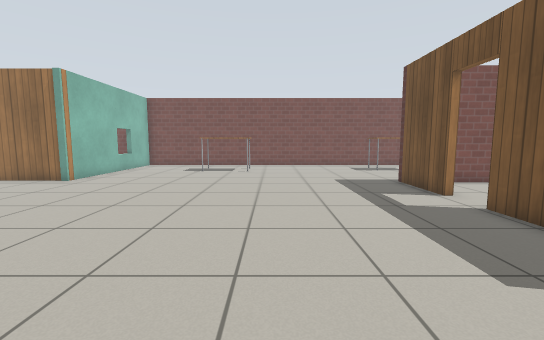
View 1 (above)

18 first-person views from a walk through a Gazebo world. The camera is 0.9 m above the floor, tilts 6° down and sees 90° across. The floor is counted in squares, 0.5 m on a side. Each view is taken from the middle of a square. On the plan, view 1 faces up. The plan holds only what a view shows up to about 15 squares ahead; the rest is blank. Robots are left out. Gazebo's built-in surfaces are drawn with simple patterns.

View 2
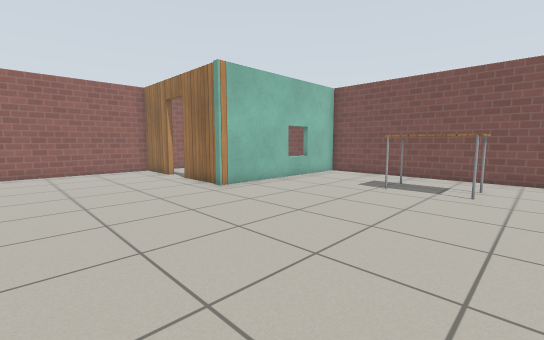

View 3
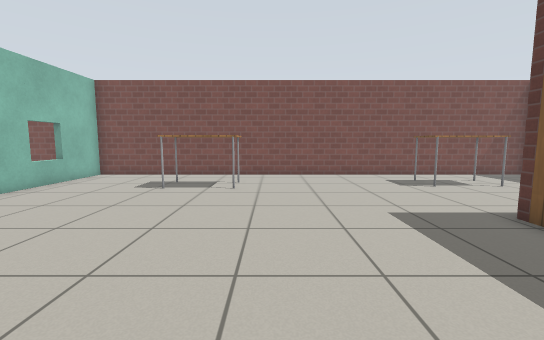

View 4
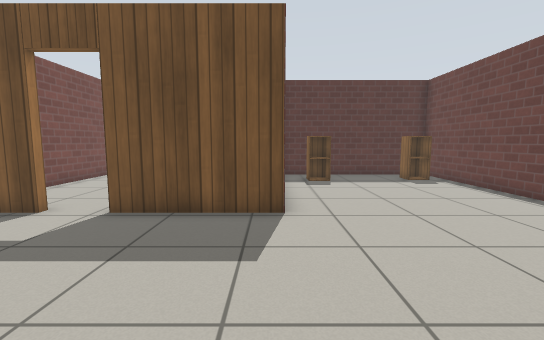

View 5
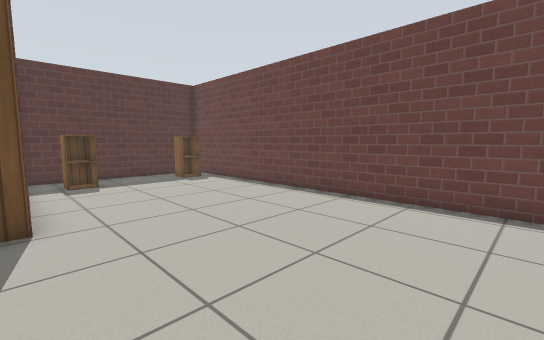

View 6
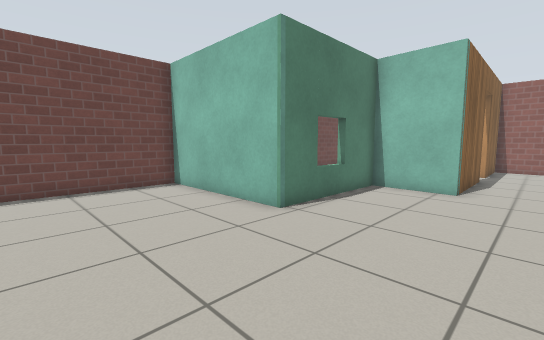

View 7
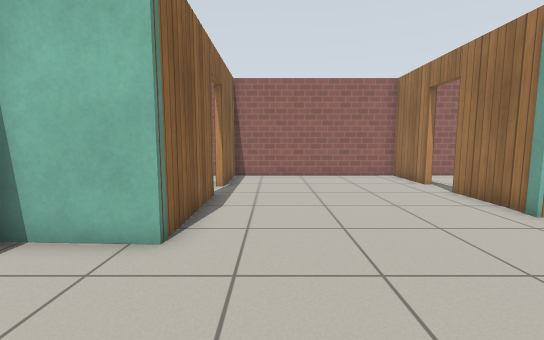

View 8
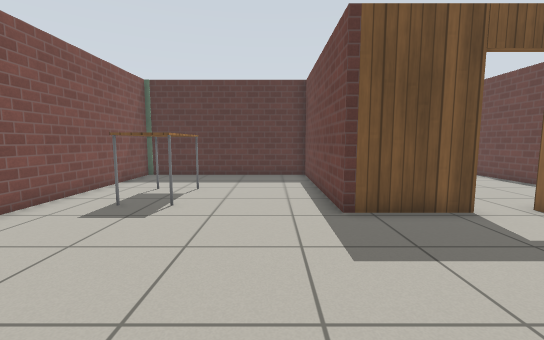

View 9
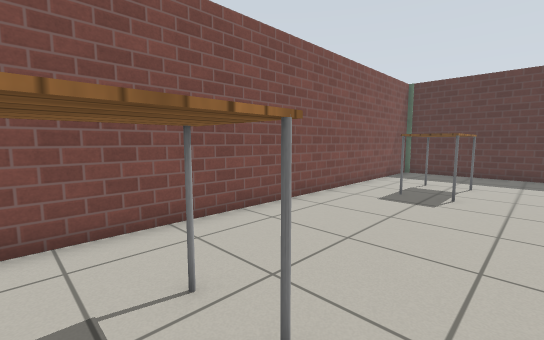

View 10
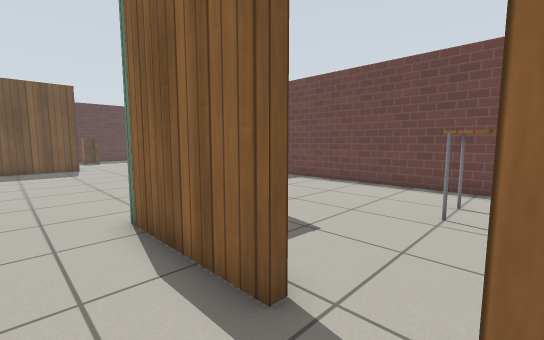

View 11
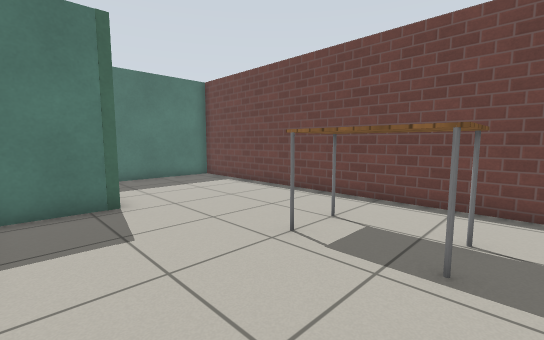

View 12
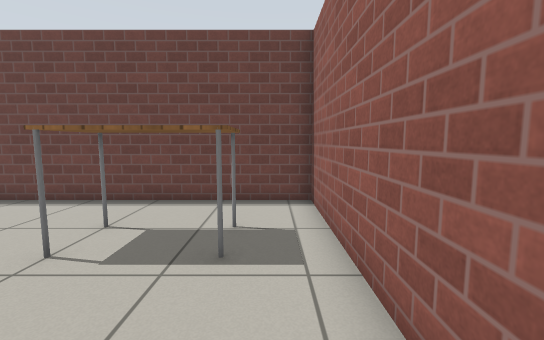

View 13
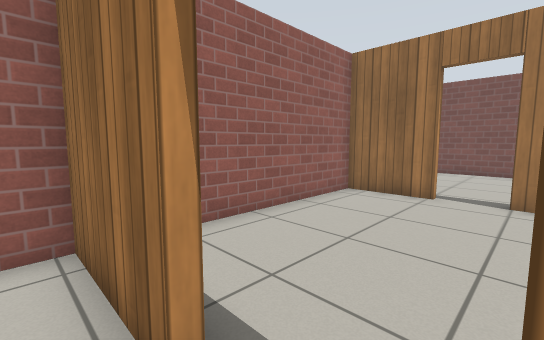

View 14
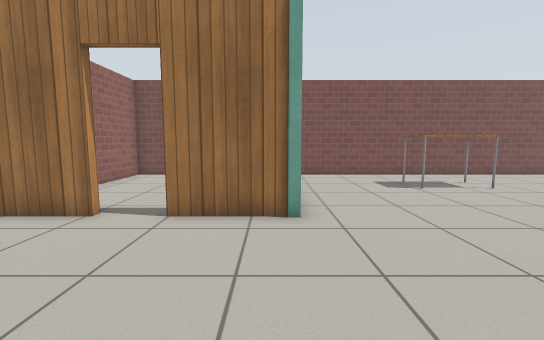

View 15
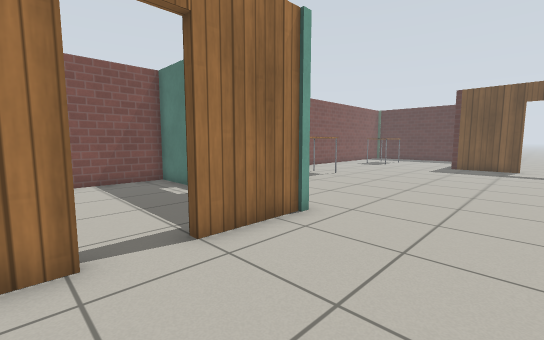

View 16
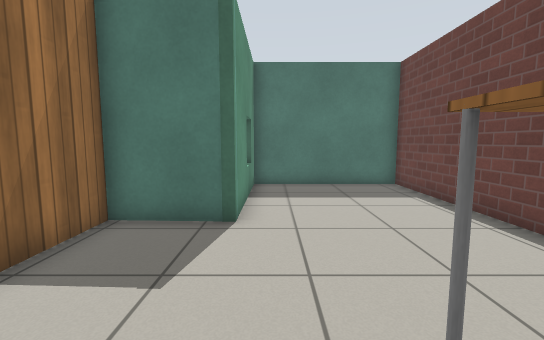

View 17
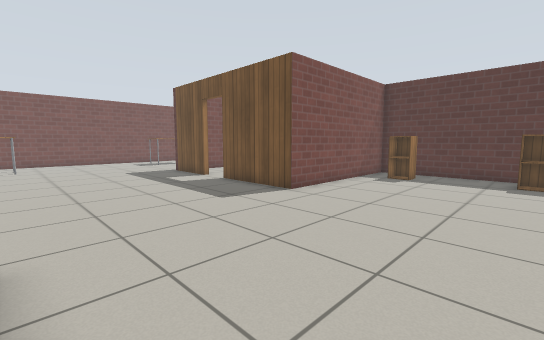

View 18
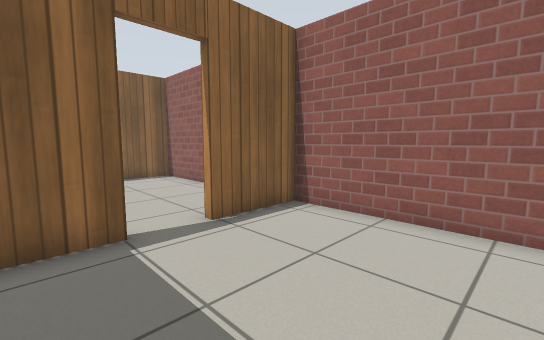

### Floor plan
Ten units are one square. View 1 is at (0, 0); x grows to the right and y downward. Boxes are objects, and circles mark ways between rooms. Rooms are numbered by the first view taken in them; rooms with no view inside come last. Other rooms are left out.
<svg viewBox="-178 -212 320 269">
<path fill="none" stroke="#000" d="M57 -89 57 -122 137 -122 137 -207 -93 -207 -93 -124 -126 -124M-120 -41 -76 -41 -77 -11 -23 -11 -23 52 137 52 137 -24M130 -27 57 -27 57 -71M-143 -124 -173 -124 -172 -40 -138 -40M-138 -37 -172 -37 -172 52 -26 52 -26 -7 -80 -8 -79 -38 -120 -38M-126 -127 -109 -127M-96 -182 -96 -207 -173 -207 -173 -127 -143 -127"/>
<rect x="-45" y="-185" width="30" height="20" fill="#bbb"><title>table</title></rect>
<rect x="65" y="-185" width="30" height="20" fill="#bbb"><title>table</title></rect>
<rect x="115" y="35" width="10" height="10" fill="#bbb"><title>cabinet</title></rect>
<rect x="115" y="-15" width="10" height="10" fill="#bbb"><title>cabinet</title></rect>
<rect x="-155" y="5" width="30" height="20" fill="#bbb"><title>table</title></rect>
<circle cx="-125" cy="-40" r="3" fill="#2a7"/>
<circle cx="-135" cy="-125" r="3" fill="#2a7"/>
<text x="0" y="-90">1</text>
<text x="-110" y="10">2</text>
<text x="-140" y="-170">3</text>
</svg>
Room 1 opens to room 2. Room 1 opens to room 3.

Where each view was taken, in squares from view 1:
view 1: 0 up, 0 right, facing up
view 2: 6 up, 0 right, facing up-left
view 3: 6 up, 0 right, facing up
view 4: 3 up, 1 left, facing right
view 5: 3 up, 1 left, facing down-right
view 6: 6 up, 3 right, facing down-left
view 7: 6 up, 3 left, facing left
view 8: 14 up, 1 left, facing right
view 9: 15 up, 3 left, facing up-right
view 10: 6 up, 14 left, facing down-right
view 11: 3 up, 16 left, facing down-right
view 12: 3 up, 16 left, facing down
view 13: 3 up, 12 left, facing up-left
view 14: 6 up, 10 left, facing up
view 15: 8 up, 15 left, facing up-right
view 16: 0 up, 14 left, facing right
view 17: 4 down, 2 left, facing up-right
view 18: 18 up, 11 left, facing down-left
